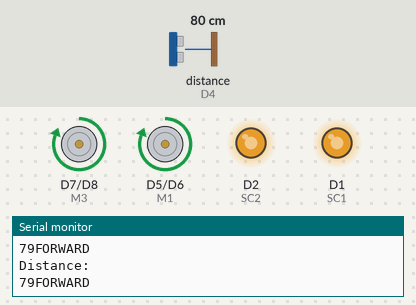
Simulated run of this sketch. Board: ESP8266 (NodeMCU). On the bench: motor-driver pin pairs drawn as motors (green arrow = first pin HIGH = forward, orange = second pin HIGH = backward, longer = more drive), output pins drawn as LEDs (lit = HIGH), the last lines printed to the serial monitor. Wiring (inferred from the names in the program): ultrasonic range finder: trigger D3; echo D4. The test bench sets the inputs (shaded band); at power-on: distance to the obstacle (sensor on D4) 80 cm. The echo pulse lasts 58.3 µs per cm; random numbers use the default seed unless the sketch sets one; pins used as bus, display or sensor lines are not drawn.

Above: at 1.2 s.
1.3 s: distance to the obstacle (sensor on D4) set to 24 cm
4.3 s: distance to the obstacle (sensor on D4) set to 19 cm
At 4.9 s:
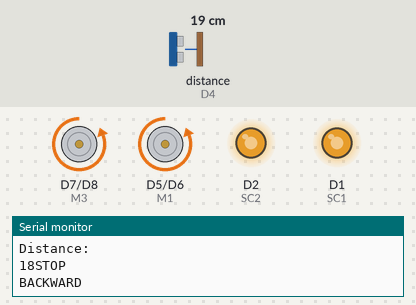
At 6.5 s:
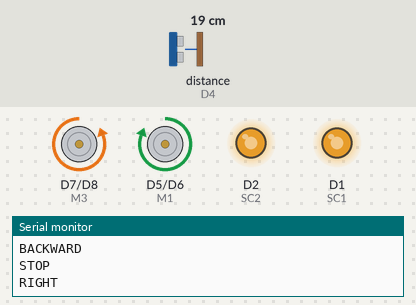
7.3 s: distance to the obstacle (sensor on D4) set to 35 cm
At 9.16 s:
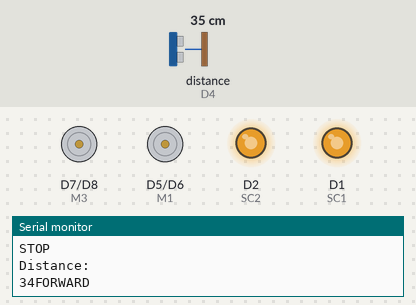
10.3 s: distance to the obstacle (sensor on D4) set to 2 cm
Timing chart, 0 to 17.3 s (numbered marks = the images above; inputs shaded):
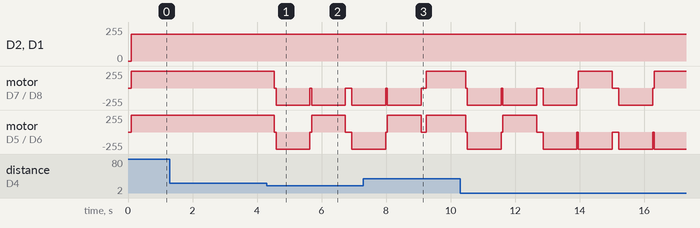

The sketch:

OBSTACLE_AVOID.ino
```cpp
#define SC1 D1
#define SC2 D2
#define M1 D5
#define M2 D6
#define M3 D7
#define M4 D8

#define trigPin D3
#define echoPin D4

long duration;
int distance;

int spd=200;

void forward()
{
  analogWrite(SC1, spd);
  analogWrite(SC2, spd);
  digitalWrite(M1, HIGH);
  digitalWrite(M2, LOW);
  digitalWrite(M3, HIGH);
  digitalWrite(M4, LOW);
  delay(50);
  Serial.println("FORWARD");
}

void backward()
{
  analogWrite(SC1, spd);
  analogWrite(SC2, spd);
  digitalWrite(M1, LOW);
  digitalWrite(M2, HIGH);
  digitalWrite(M3, LOW);
  digitalWrite(M4, HIGH);
  delay(50);
  Serial.println("BACKWARD");
}

void left()
{
  analogWrite(SC1, spd);
  analogWrite(SC2, spd);
  digitalWrite(M1, LOW);
  digitalWrite(M2, HIGH);
  digitalWrite(M3, HIGH);
  digitalWrite(M4, LOW);
  delay(50);
  Serial.println("LEFT");
}

void right()
{
  analogWrite(SC1, spd);
  analogWrite(SC2, spd);
  digitalWrite(M1, HIGH);
  digitalWrite(M2, LOW);
  digitalWrite(M3, LOW);
  digitalWrite(M4, HIGH);
  delay(50);
  Serial.println("RIGHT");
}

void STOP()
{

  analogWrite(SC1, spd);
  analogWrite(SC2, spd);
  digitalWrite(M1, LOW);
  digitalWrite(M2, LOW);
  digitalWrite(M3, LOW);
  digitalWrite(M4, LOW);
  delay(50);
  Serial.println("STOP");
}

void ultrasonic()
{
  digitalWrite(trigPin, LOW);
  delayMicroseconds(2);
  digitalWrite(trigPin, HIGH);
  delayMicroseconds(10);
  digitalWrite(trigPin, LOW);
  duration = pulseIn(echoPin, HIGH);
  distance= duration*0.034/2;
  Serial.println("Distance: ");
  Serial.print(distance);
  delay(100);
}

void setup() {
  pinMode(SC1,OUTPUT);
  pinMode(SC2,OUTPUT);
  pinMode(M1, OUTPUT);
  pinMode(M2, OUTPUT);
  pinMode(M3, OUTPUT);
  pinMode(M4, OUTPUT);
  digitalWrite(M1, LOW);
  digitalWrite(M2, LOW);
  digitalWrite(M3, LOW);
  digitalWrite(M4, LOW);
  Serial.begin(9600);
  pinMode(trigPin, OUTPUT);
  pinMode(echoPin, INPUT);
}

void loop() {
  ultrasonic();
  if(distance>20)
  {
     forward();
  }
  else
  {
      STOP();
      backward();
      delay(1000);
      STOP();
      int i=random(100);
      if(i%2==0)
      {
          left();
          delay(1000);
          STOP();
    }
    else
    {
          right();
          delay(1000);
          STOP();
   }
  }
}
```

Measured:
- the behaviour switches between 22 and 21 cm on distance to the obstacle (sensor on D4) (found by bisection; images 0 and 1)
- after the input at 4.3 s, motor on D7 (M3) / D8 (M4): forward 255/255 → backward 255/255 after 0.24 s, → stopped 2.2 s later, → backward 255/255 0.20 s later; motor on D5 (M1) / D6 (M2): forward 255/255 → backward 255/255 after 0.24 s, → forward 255/255 1.1 s later, → stopped 1.1 s later, → backward 255/255 0.20 s later
